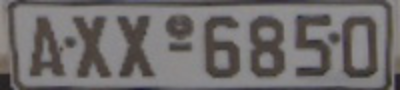
#> input picture images/license_plate.png, 400 x 90 px
$ jupyter execute edge_detection.ipynb
#> lines starting #> are read from the running program, lines starting #| are printed output that depends on the picture; after the words box and inside, x2 and y2 are one past the last pixel; in counts of white or black regions, pixels touching at a corner belong together
### module1/cv_imshow.py
#!/usr/bin/env python
# coding: utf-8

# In[5]:


get_ipython().run_line_magic('matplotlib', 'inline')
from matplotlib import pyplot as plt
import cv2
import numpy as np


# In[8]:

def show_image():
    plt.show()

def display_image(title, img, render_image=True):
    if img.ndim == 3:
        img = img[:,:,::-1]
    plt.title(title)
    plt.imshow(img, cmap="gray")
    if render_image:
        show_image()

def create_subplot(fig, rows, columns, i, title, img):
    fig.add_subplot(rows, columns, i)
    display_image(title,img, render_image=False)

### module1/10_gradients_edge_detection/edge_detection.ipynb
## Canny Edge Detector
- While image gradients tend to be important building blocks for more advanced techniques like the Canny edge detector
- An edge is defined as a discontuinity in pixel intensity or more simply a sharp difference and change in pixel values.

### Types of edges in an image
- **Step Edge**: Forms when there is an abrupt change in pixel intensity from one side of the discontuinity to the other.
- **Ramp Edge**: Change in pixel intensity is not instantenous. Instead, the change in pixel valye occurs a short but finite distance.
- **Ridge Edge**: Occurs when image intensity abruptly changes and then return to initial value after a short distance.
- **Roof edge**: Unlike the ridge edge where there is short, finite plateau at the top, roof edge has no such plateau. Its like a tip of an arrow.

### Steps in Canny edge detection:
- **Gaussian smoothing**: We want to ignore the much of the detail and focus on actual structure, thus we apply smoothing.
- **Gradient orientation and magnitude**: Quite susceptible to noise and does not make for the best edge detector. Thus, two more steps.
- **Non-maxima suppression (Edge thinning)**: For a given region, there should be only one edge response.
    - Compute $G$ and $\theta$ at each pixel in the image.
    - Compare the current(center) pixel in the region to the 3x3 neighbour surrounding it
    - Determine which direction Orientation is pointing. If orientation towards
        - North/south, examine north and south magnitudes.
        - East/west, examine east and west magnitudes
    - If center pixel intensity > both the pixels being compared to, keep it, else discard center pixel.
- **Hysteresis thresholding**: To remove regions of an image that are still not technically edges, we need to define two thresholds: $T_{lower}$ and $T_{upper}$
    - Any gradient value $G > T_{upper}$ is sure to be an edge(strong edge)
    - Any gradient value $G < T_{lower}$ is not an edge, so discard
    - Any gradient value that is $T_{lower}< G< T_{upper}$, must undergo two more tests
        - If particular edge connected to strong edge, then pixel is an edge.
        - If the gradient pixel is not connected to a strong edge the discard it.

[cell 1]
import sys
sys.path.append("../../")
import argparse
import cv2
from cv_imshow import display_image

args = {
    "image":"../../images/license_plate.png"
}


image = cv2.imread(args["image"])
#> image is the input picture: shape (90, 400, 3); mean B, G, R 107.6, 107.8, 111.5
gray = cv2.cvtColor(image, cv2.COLOR_BGR2GRAY)
blurred = cv2.GaussianBlur(gray, (5,5), 0)

cv2.imshow("Original", image)
cv2.imshow("Blurred", blurred)

wide = cv2.Canny(blurred, 10, 170)
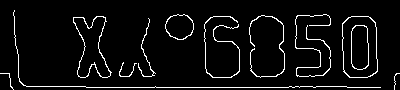
#> wide: shape (90, 400); 5.5% white in thin lines or dots, all inside (x1, y1, x2, y2) = (0, 10, 400, 90)
mid = cv2.Canny(blurred, 30,150)
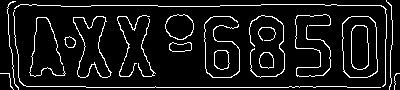
#> mid: shape (90, 400); 8.9% white in thin lines or dots
tight = cv2.Canny(blurred, 240,250)
#> tight: shape (90, 400); every value is 0

display_image("Wide", wide)
display_image("mid", mid)
display_image("tight", tight)

$ run again, with images/beach.png copied over images/license_plate.png
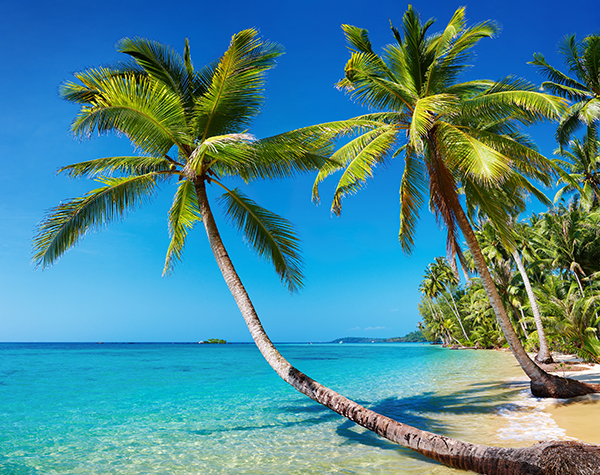
#> input picture images/beach.png, 600 x 475 px
#> image is the input picture: shape (475, 600, 3); mean B, G, R 148.4, 136.5, 73.3
#> `wide = cv2.Canny(blurred, 10, 170)`:
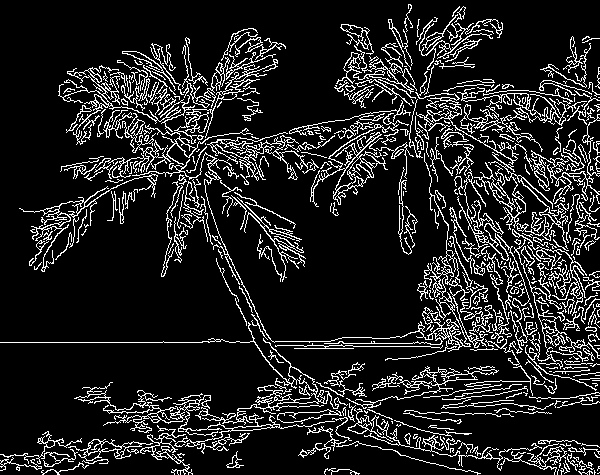
#> wide: shape (475, 600); 13.3% white in thin lines or dots
#> mid: shape (475, 600); 13.2% white in thin lines or dots
#> `tight = cv2.Canny(blurred, 240,250)`:
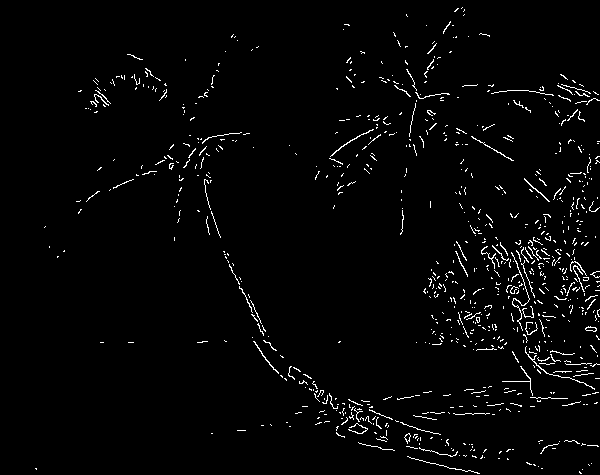
#> tight: shape (475, 600); 2.3% white in thin lines or dots
